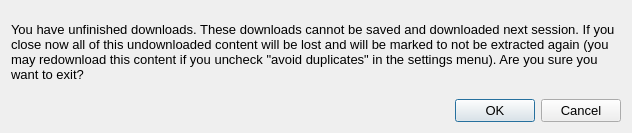
<?xml version="1.0" encoding="UTF-8"?>
<ui version="4.0">
 <class>Dialog</class>
 <widget class="QDialog" name="Dialog">
  <property name="geometry">
   <rect>
    <x>0</x>
    <y>0</y>
    <width>632</width>
    <height>133</height>
   </rect>
  </property>
  <property name="windowTitle">
   <string>Warning - Unfinished Downloads</string>
  </property>
  <property name="windowIcon">
   <iconset>
    <normaloff>../Resources/Images/iconmonstr-warning-6-48.png</normaloff>../Resources/Images/iconmonstr-warning-6-48.png</iconset>
  </property>
  <layout class="QGridLayout" name="gridLayout_2">
   <item row="0" column="0">
    <layout class="QGridLayout" name="gridLayout">
     <item row="0" column="0">
      <widget class="QLabel" name="label">
       <property name="text">
        <string>&lt;html&gt;&lt;head/&gt;&lt;body&gt;&lt;p&gt;&lt;span style=&quot; font-size:10pt;&quot;&gt;You have unfinished downloads. These downloads cannot be saved and downloaded next session. If you close now all of this undownloaded content will be lost and will be marked to not be extracted again (you may redownload this content if you uncheck &amp;quot;avoid duplicates&amp;quot; in the settings menu). Are you sure you want to exit?&lt;/span&gt;&lt;/p&gt;&lt;/body&gt;&lt;/html&gt;</string>
       </property>
       <property name="wordWrap">
        <bool>true</bool>
       </property>
      </widget>
     </item>
    </layout>
   </item>
   <item row="1" column="0">
    <widget class="QDialogButtonBox" name="button_box">
     <property name="font">
      <font>
       <pointsize>10</pointsize>
      </font>
     </property>
     <property name="orientation">
      <enum>Qt::Horizontal</enum>
     </property>
     <property name="standardButtons">
      <set>QDialogButtonBox::Cancel|QDialogButtonBox::Ok</set>
     </property>
    </widget>
   </item>
  </layout>
 </widget>
 <resources/>
 <connections>
  <connection>
   <sender>button_box</sender>
   <signal>accepted()</signal>
   <receiver>Dialog</receiver>
   <slot>accept()</slot>
   <hints>
    <hint type="sourcelabel">
     <x>248</x>
     <y>254</y>
    </hint>
    <hint type="destinationlabel">
     <x>157</x>
     <y>274</y>
    </hint>
   </hints>
  </connection>
  <connection>
   <sender>button_box</sender>
   <signal>rejected()</signal>
   <receiver>Dialog</receiver>
   <slot>reject()</slot>
   <hints>
    <hint type="sourcelabel">
     <x>316</x>
     <y>260</y>
    </hint>
    <hint type="destinationlabel">
     <x>286</x>
     <y>274</y>
    </hint>
   </hints>
  </connection>
 </connections>
</ui>
